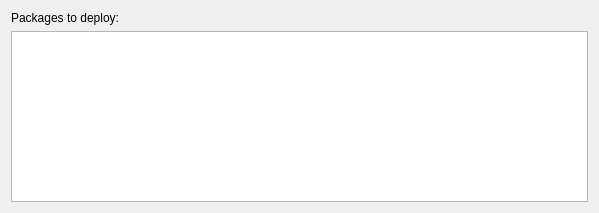
<?xml version="1.0" encoding="UTF-8"?>
<ui version="4.0">
 <class>Qnx::Internal::BlackBerryDeployConfigurationWidget</class>
 <widget class="QWidget" name="Qnx::Internal::BlackBerryDeployConfigurationWidget">
  <property name="geometry">
   <rect>
    <x>0</x>
    <y>0</y>
    <width>599</width>
    <height>213</height>
   </rect>
  </property>
  <layout class="QVBoxLayout" name="verticalLayout">
   <item>
    <widget class="QLabel" name="label">
     <property name="text">
      <string>Packages to deploy:</string>
     </property>
    </widget>
   </item>
   <item>
    <widget class="QTreeView" name="deployPackagesView">
     <property name="alternatingRowColors">
      <bool>true</bool>
     </property>
     <property name="textElideMode">
      <enum>Qt::ElideLeft</enum>
     </property>
     <property name="rootIsDecorated">
      <bool>false</bool>
     </property>
     <property name="itemsExpandable">
      <bool>false</bool>
     </property>
    </widget>
   </item>
  </layout>
 </widget>
 <resources/>
 <connections/>
</ui>
